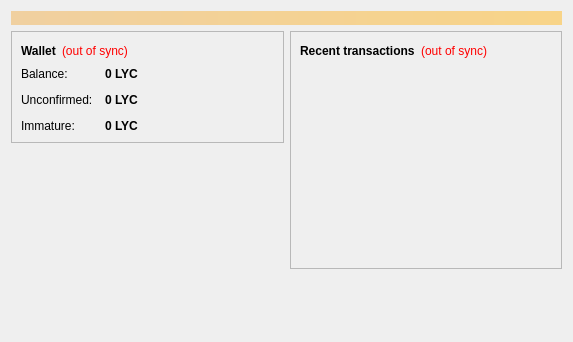
<?xml version="1.0" encoding="UTF-8"?>
<ui version="4.0">
 <class>OverviewPage</class>
 <widget class="QWidget" name="OverviewPage">
  <property name="geometry">
   <rect>
    <x>0</x>
    <y>0</y>
    <width>573</width>
    <height>342</height>
   </rect>
  </property>
  <property name="windowTitle">
   <string>Form</string>
  </property>
  <layout class="QVBoxLayout" name="topLayout">
   <item>
    <widget class="QLabel" name="labelAlerts">
     <property name="visible">
      <bool>false</bool>
     </property>
     <property name="styleSheet">
      <string notr="true">background-color: qlineargradient(x1: 0, y1: 0, x2: 1, y2: 0, stop:0 #F0D0A0, stop:1 #F8D488); color:#000000;</string>
     </property>
     <property name="wordWrap">
      <bool>true</bool>
     </property>
     <property name="margin">
      <number>3</number>
     </property>
    </widget>
   </item>
   <item>
    <layout class="QHBoxLayout" name="horizontalLayout" stretch="1,1">
     <item>
      <layout class="QVBoxLayout" name="verticalLayout_2">
       <item>
        <widget class="QFrame" name="frame">
         <property name="frameShape">
          <enum>QFrame::StyledPanel</enum>
         </property>
         <property name="frameShadow">
          <enum>QFrame::Raised</enum>
         </property>
         <layout class="QVBoxLayout" name="verticalLayout_4">
          <item>
           <layout class="QHBoxLayout" name="horizontalLayout_4">
            <item>
             <widget class="QLabel" name="label_5">
              <property name="font">
               <font>
                <weight>75</weight>
                <bold>true</bold>
               </font>
              </property>
              <property name="text">
               <string>Wallet</string>
              </property>
             </widget>
            </item>
            <item>
             <widget class="QLabel" name="labelWalletStatus">
              <property name="toolTip">
               <string>The displayed information may be out of date. Your wallet automatically synchronizes with the Lucycoin network after a connection is established, but this process has not completed yet.</string>
              </property>
              <property name="styleSheet">
               <string notr="true">QLabel { color: red; }</string>
              </property>
              <property name="text">
               <string notr="true">(out of sync)</string>
              </property>
              <property name="alignment">
               <set>Qt::AlignLeading|Qt::AlignLeft|Qt::AlignVCenter</set>
              </property>
             </widget>
            </item>
            <item>
             <spacer name="horizontalSpacer_2">
              <property name="orientation">
               <enum>Qt::Horizontal</enum>
              </property>
              <property name="sizeHint" stdset="0">
               <size>
                <width>40</width>
                <height>20</height>
               </size>
              </property>
             </spacer>
            </item>
           </layout>
          </item>
          <item>
           <layout class="QFormLayout" name="formLayout_2">
            <property name="fieldGrowthPolicy">
             <enum>QFormLayout::AllNonFixedFieldsGrow</enum>
            </property>
            <property name="horizontalSpacing">
             <number>12</number>
            </property>
            <property name="verticalSpacing">
             <number>12</number>
            </property>
            <item row="0" column="0">
             <widget class="QLabel" name="label">
              <property name="text">
               <string>Balance:</string>
              </property>
             </widget>
            </item>
            <item row="0" column="1">
             <widget class="QLabel" name="labelBalance">
              <property name="font">
               <font>
                <weight>75</weight>
                <bold>true</bold>
               </font>
              </property>
              <property name="cursor">
               <cursorShape>IBeamCursor</cursorShape>
              </property>
              <property name="toolTip">
               <string>Your current balance</string>
              </property>
              <property name="text">
               <string notr="true">0 LYC</string>
              </property>
              <property name="textInteractionFlags">
               <set>Qt::LinksAccessibleByMouse|Qt::TextSelectableByKeyboard|Qt::TextSelectableByMouse</set>
              </property>
             </widget>
            </item>
            <item row="1" column="0">
             <widget class="QLabel" name="label_3">
              <property name="text">
               <string>Unconfirmed:</string>
              </property>
             </widget>
            </item>
            <item row="1" column="1">
             <widget class="QLabel" name="labelUnconfirmed">
              <property name="font">
               <font>
                <weight>75</weight>
                <bold>true</bold>
               </font>
              </property>
              <property name="cursor">
               <cursorShape>IBeamCursor</cursorShape>
              </property>
              <property name="toolTip">
               <string>Total of transactions that have yet to be confirmed, and do not yet count toward the current balance</string>
              </property>
              <property name="text">
               <string notr="true">0 LYC</string>
              </property>
              <property name="textInteractionFlags">
               <set>Qt::LinksAccessibleByMouse|Qt::TextSelectableByKeyboard|Qt::TextSelectableByMouse</set>
              </property>
             </widget>
            </item>
            <item row="2" column="0">
             <widget class="QLabel" name="labelImmatureText">
              <property name="text">
               <string>Immature:</string>
              </property>
             </widget>
            </item>
            <item row="2" column="1">
             <widget class="QLabel" name="labelImmature">
              <property name="font">
               <font>
                <weight>75</weight>
                <bold>true</bold>
               </font>
              </property>
              <property name="toolTip">
               <string>Mined balance that has not yet matured</string>
              </property>
              <property name="text">
               <string notr="true">0 LYC</string>
              </property>
              <property name="textInteractionFlags">
               <set>Qt::LinksAccessibleByMouse|Qt::TextSelectableByKeyboard|Qt::TextSelectableByMouse</set>
              </property>
             </widget>
            </item>
           </layout>
          </item>
         </layout>
        </widget>
       </item>
       <item>
        <spacer name="verticalSpacer">
         <property name="orientation">
          <enum>Qt::Vertical</enum>
         </property>
         <property name="sizeHint" stdset="0">
          <size>
           <width>20</width>
           <height>40</height>
          </size>
         </property>
        </spacer>
       </item>
       <item>
        <widget class="QLabel" name="label_wallet_bgcoin">
         <property name="text">
          <string/>
         </property>
         <property name="pixmap">
          <pixmap resource="../bitcoin.qrc">:/icons/overview_background</pixmap>
         </property>
         <property name="scaledContents">
          <bool>false</bool>
         </property>
         <property name="alignment">
          <set>Qt::AlignCenter</set>
         </property>
         <property name="margin">
          <number>-2</number>
         </property>
        </widget>
       </item>
      </layout>
     </item>
     <item>
      <layout class="QVBoxLayout" name="verticalLayout_3">
       <item>
        <widget class="QFrame" name="frame_2">
         <property name="frameShape">
          <enum>QFrame::StyledPanel</enum>
         </property>
         <property name="frameShadow">
          <enum>QFrame::Raised</enum>
         </property>
         <layout class="QVBoxLayout" name="verticalLayout">
          <item>
           <layout class="QHBoxLayout" name="horizontalLayout_2">
            <item>
             <widget class="QLabel" name="label_4">
              <property name="text">
               <string>&lt;b&gt;Recent transactions&lt;/b&gt;</string>
              </property>
             </widget>
            </item>
            <item>
             <widget class="QLabel" name="labelTransactionsStatus">
              <property name="toolTip">
               <string>The displayed information may be out of date. Your wallet automatically synchronizes with the Lucycoin network after a connection is established, but this process has not completed yet.</string>
              </property>
              <property name="styleSheet">
               <string notr="true">QLabel { color: red; }</string>
              </property>
              <property name="text">
               <string notr="true">(out of sync)</string>
              </property>
              <property name="alignment">
               <set>Qt::AlignRight|Qt::AlignTrailing|Qt::AlignVCenter</set>
              </property>
             </widget>
            </item>
            <item>
             <spacer name="horizontalSpacer">
              <property name="orientation">
               <enum>Qt::Horizontal</enum>
              </property>
              <property name="sizeHint" stdset="0">
               <size>
                <width>40</width>
                <height>20</height>
               </size>
              </property>
             </spacer>
            </item>
           </layout>
          </item>
          <item>
           <widget class="QListView" name="listTransactions">
            <property name="styleSheet">
             <string notr="true">QListView { background: transparent; }</string>
            </property>
            <property name="frameShape">
             <enum>QFrame::NoFrame</enum>
            </property>
            <property name="verticalScrollBarPolicy">
             <enum>Qt::ScrollBarAlwaysOff</enum>
            </property>
            <property name="horizontalScrollBarPolicy">
             <enum>Qt::ScrollBarAlwaysOff</enum>
            </property>
            <property name="selectionMode">
             <enum>QAbstractItemView::NoSelection</enum>
            </property>
           </widget>
          </item>
         </layout>
        </widget>
       </item>
       <item>
        <spacer name="verticalSpacer_2">
         <property name="orientation">
          <enum>Qt::Vertical</enum>
         </property>
         <property name="sizeHint" stdset="0">
          <size>
           <width>20</width>
           <height>40</height>
          </size>
         </property>
        </spacer>
       </item>
      </layout>
     </item>
    </layout>
   </item>
  </layout>
 </widget>
 <resources/>
 <connections/>
</ui>
